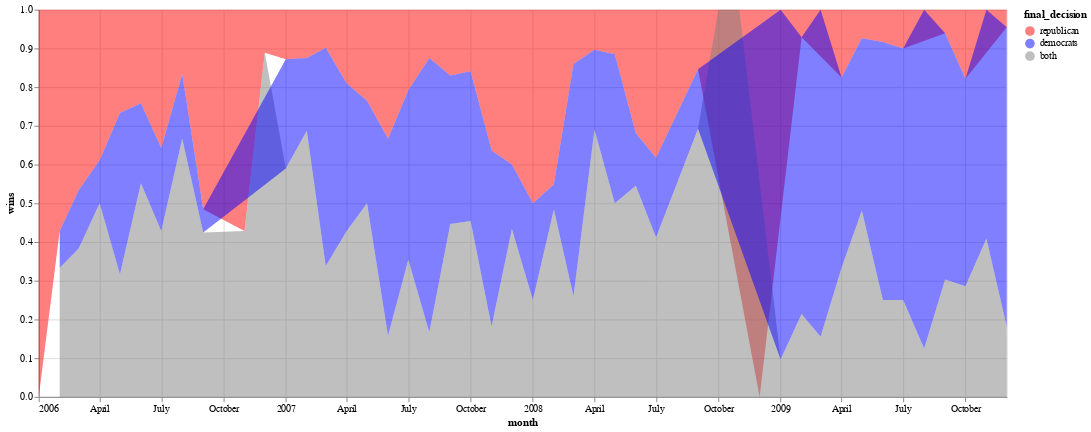

The code cell stored with this chart in its notebook:
### Code cell
d = pd.DataFrame(laws.groupby(['month', 'final_decision']).size()).reset_index().rename(columns={0: 'wins'})
counts = pd.DataFrame(laws.groupby(['month']).size()).reset_index().rename(columns={0: 'total'})
d = d.merge(counts)
d['wins'] = d['wins'] / d['total']

alt.Chart(d, width=1000, height=400).mark_area(opacity=0.5).encode(
    x="month:T",
    y="wins:Q",
    color=alt.Color("final_decision:N", 
                    scale=alt.Scale(domain=['republican', 'democrats', 'both'], 
                              range=[pal['republican'], pal['democrats'], 'grey'])))

### Figure 1 — Vega-Lite specification as saved in the notebook (floating-point values rounded to 4 significant figures)
{"$schema": "https://vega.github.io/schema/vega-lite/v2.6.0.json", "config": {"view": {"height": 300, "width": 400}}, "data": {"name": "data-8e842cef1cfb38c2d2d3eead0f323b35"}, "datasets": {"data-8e842cef1cfb38c2d2d3eead0f323b35": [{"final_decision": "republican", "month": "2006-01", "total": 2, "wins": 1}, {"final_decision": "both", "month": "2006-02", "total": 21, "wins": 0.3333}, {"final_decision": "democrats", "month": "2006-02", "total": 21, "wins": 0.09524}, {"final_decision": "republican", "month": "2006-02", "total": 21, "wins": 0.5714}, {"final_decision": "both", "month": "2006-03", "total": 60, "wins": 0.3833}, {"final_decision": "democrats", "month": "2006-03", "total": 60, "wins": 0.15}, {"final_decision": "republican", "month": "2006-03", "total": 60, "wins": 0.4667}, {"final_decision": "both", "month": "2006-04", "total": 18, "wins": 0.5}, {"final_decision": "democrats", "month": "2006-04", "total": 18, "wins": 0.1111}, {"final_decision": "republican", "month": "2006-04", "total": 18, "wins": 0.3889}, {"final_decision": "both", "month": "2006-05", "total": 60, "wins": 0.3167}, {"final_decision": "democrats", "month": "2006-05", "total": 60, "wins": 0.4167}, {"final_decision": "republican", "month": "2006-05", "total": 60, "wins": 0.2667}, {"final_decision": "both", "month": "2006-06", "total": 29, "wins": 0.5517}, {"final_decision": "democrats", "month": "2006-06", "total": 29, "wins": 0.2069}, {"final_decision": "republican", "month": "2006-06", "total": 29, "wins": 0.2414}, {"final_decision": "both", "month": "2006-07", "total": 28, "wins": 0.4286}, {"final_decision": "democrats", "month": "2006-07", "total": 28, "wins": 0.2143}, {"final_decision": "republican", "month": "2006-07", "total": 28, "wins": 0.3571}, {"final_decision": "both", "month": "2006-08", "total": 12, "wins": 0.6667}, {"final_decision": "democrats", "month": "2006-08", "total": 12, "wins": 0.1667}, {"final_decision": "republican", "month": "2006-08", "total": 12, "wins": 0.1667}, {"final_decision": "both", "month": "2006-09", "total": 33, "wins": 0.4242}, {"final_decision": "democrats", "month": "2006-09", "total": 33, "wins": 0.06061}, {"final_decision": "republican", "month": "2006-09", "total": 33, "wins": 0.5152}, {"final_decision": "both", "month": "2006-11", "total": 7, "wins": 0.4286}, {"final_decision": "republican", "month": "2006-11", "total": 7, "wins": 0.5714}, {"final_decision": "both", "month": "2006-12", "total": 9, "wins": 0.8889}, {"final_decision": "republican", "month": "2006-12", "total": 9, "wins": 0.1111}, {"final_decision": "both", "month": "2007-01", "total": 39, "wins": 0.5897}, {"final_decision": "democrats", "month": "2007-01", "total": 39, "wins": 0.2821}, {"final_decision": "republican", "month": "2007-01", "total": 39, "wins": 0.1282}, {"final_decision": "both", "month": "2007-02", "total": 16, "wins": 0.6875}, {"final_decision": "democrats", "month": "2007-02", "total": 16, "wins": 0.1875}, {"final_decision": "republican", "month": "2007-02", "total": 16, "wins": 0.125}, {"final_decision": "both", "month": "2007-03", "total": 71, "wins": 0.338}, {"final_decision": "democrats", "month": "2007-03", "total": 71, "wins": 0.5634}, {"final_decision": "republican", "month": "2007-03", "total": 71, "wins": 0.09859}, {"final_decision": "both", "month": "2007-04", "total": 21, "wins": 0.4286}, {"final_decision": "democrats", "month": "2007-04", "total": 21, "wins": 0.381}, {"final_decision": "republican", "month": "2007-04", "total": 21, "wins": 0.1905}, {"final_decision": "both", "month": "2007-05", "total": 34, "wins": 0.5}, {"final_decision": "democrats", "month": "2007-05", "total": 34, "wins": 0.2647}, {"final_decision": "republican", "month": "2007-05", "total": 34, "wins": 0.2353}, {"final_decision": "both", "month": "2007-06", "total": 57, "wins": 0.1579}, {"final_decision": "democrats", "month": "2007-06", "total": 57, "wins": 0.5088}, {"final_decision": "republican", "month": "2007-06", "total": 57, "wins": 0.3333}, {"final_decision": "both", "month": "2007-07", "total": 48, "wins": 0.3542}, {"final_decision": "democrats", "month": "2007-07", "total": 48, "wins": 0.4375}, {"final_decision": "republican", "month": "2007-07", "total": 48, "wins": 0.2083}, {"final_decision": "both", "month": "2007-08", "total": 24, "wins": 0.1667}, {"final_decision": "democrats", "month": "2007-08", "total": 24, "wins": 0.7083}, {"final_decision": "republican", "month": "2007-08", "total": 24, "wins": 0.125}, {"final_decision": "both", "month": "2007-09", "total": 47, "wins": 0.4468}, {"final_decision": "democrats", "month": "2007-09", "total": 47, "wins": 0.383}, {"final_decision": "republican", "month": "2007-09", "total": 47, "wins": 0.1702}, {"final_decision": "both", "month": "2007-10", "total": 44, "wins": 0.4545}, {"final_decision": "democrats", "month": "2007-10", "total": 44, "wins": 0.3864}, {"final_decision": "republican", "month": "2007-10", "total": 44, "wins": 0.1591}, {"final_decision": "both", "month": "2007-11", "total": 11, "wins": 0.1818}, {"final_decision": "democrats", "month": "2007-11", "total": 11, "wins": 0.4545}, {"final_decision": "republican", "month": "2007-11", "total": 11, "wins": 0.3636}, {"final_decision": "both", "month": "2007-12", "total": 30, "wins": 0.4333}, {"final_decision": "democrats", "month": "2007-12", "total": 30, "wins": 0.1667}, {"final_decision": "republican", "month": "2007-12", "total": 30, "wins": 0.4}, {"final_decision": "both", "month": "2008-01", "total": 4, "wins": 0.25}, {"final_decision": "democrats", "month": "2008-01", "total": 4, "wins": 0.25}, {"final_decision": "republican", "month": "2008-01", "total": 4, "wins": 0.5}, {"final_decision": "both", "month": "2008-02", "total": 31, "wins": 0.4839}, {"final_decision": "democrats", "month": "2008-02", "total": 31, "wins": 0.06452}, {"final_decision": "republican", "month": "2008-02", "total": 31, "wins": 0.4516}, {"final_decision": "both", "month": "2008-03", "total": 50, "wins": 0.26}, {"final_decision": "democrats", "month": "2008-03", "total": 50, "wins": 0.6}, {"final_decision": "republican", "month": "2008-03", "total": 50, "wins": 0.14}, {"final_decision": "both", "month": "2008-04", "total": 29, "wins": 0.6897}, {"final_decision": "democrats", "month": "2008-04", "total": 29, "wins": 0.2069}, {"final_decision": "republican", "month": "2008-04", "total": 29, "wins": 0.1034}, {"final_decision": "both", "month": "2008-05", "total": 26, "wins": 0.5}, {"final_decision": "democrats", "month": "2008-05", "total": 26, "wins": 0.3846}, {"final_decision": "republican", "month": "2008-05", "total": 26, "wins": 0.1154}, {"final_decision": "both", "month": "2008-06", "total": 22, "wins": 0.5455}, {"final_decision": "democrats", "month": "2008-06", "total": 22, "wins": 0.1364}, {"final_decision": "republican", "month": "2008-06", "total": 22, "wins": 0.3182}, {"final_decision": "both", "month": "2008-07", "total": 34, "wins": 0.4118}, {"final_decision": "democrats", "month": "2008-07", "total": 34, "wins": 0.2059}, {"final_decision": "republican", "month": "2008-07", "total": 34, "wins": 0.3824}, {"final_decision": "both", "month": "2008-09", "total": 13, "wins": 0.6923}, {"final_decision": "democrats", "month": "2008-09", "total": 13, "wins": 0.1538}, {"final_decision": "republican", "month": "2008-09", "total": 13, "wins": 0.1538}, {"final_decision": "both", "month": "2008-10", "total": 4, "wins": 1}, {"final_decision": "both", "month": "2008-11", "total": 1, "wins": 1}, {"final_decision": "republican", "month": "2008-12", "total": 1, "wins": 1}, {"final_decision": "both", "month": "2009-01", "total": 31, "wins": 0.09677}, {"final_decision": "democrats", "month": "2009-01", "total": 31, "wins": 0.9032}, {"final_decision": "both", "month": "2009-02", "total": 42, "wins": 0.2143}, {"final_decision": "democrats", "month": "2009-02", "total": 42, "wins": 0.7143}, {"final_decision": "republican", "month": "2009-02", "total": 42, "wins": 0.07143}, {"final_decision": "both", "month": "2009-03", "total": 45, "wins": 0.1556}, {"final_decision": "democrats", "month": "2009-03", "total": 45, "wins": 0.8444}, {"final_decision": "both", "month": "2009-04", "total": 57, "wins": 0.3333}, {"final_decision": "democrats", "month": "2009-04", "total": 57, "wins": 0.4912}, {"final_decision": "republican", "month": "2009-04", "total": 57, "wins": 0.1754}, {"final_decision": "both", "month": "2009-05", "total": 27, "wins": 0.4815}, {"final_decision": "democrats", "month": "2009-05", "total": 27, "wins": 0.4444}, {"final_decision": "republican", "month": "2009-05", "total": 27, "wins": 0.07407}, {"final_decision": "both", "month": "2009-06", "total": 12, "wins": 0.25}, {"final_decision": "democrats", "month": "2009-06", "total": 12, "wins": 0.6667}, {"final_decision": "republican", "month": "2009-06", "total": 12, "wins": 0.08333}, {"final_decision": "both", "month": "2009-07", "total": 40, "wins": 0.25}, {"final_decision": "democrats", "month": "2009-07", "total": 40, "wins": 0.65}, {"final_decision": "republican", "month": "2009-07", "total": 40, "wins": 0.1}, {"final_decision": "both", "month": "2009-08", "total": 16, "wins": 0.125}, {"final_decision": "democrats", "month": "2009-08", "total": 16, "wins": 0.875}, {"final_decision": "both", "month": "2009-09", "total": 33, "wins": 0.303}, {"final_decision": "democrats", "month": "2009-09", "total": 33, "wins": 0.6364}, {"final_decision": "republican", "month": "2009-09", "total": 33, "wins": 0.06061}, {"final_decision": "both", "month": "2009-10", "total": 28, "wins": 0.2857}, {"final_decision": "democrats", "month": "2009-10", "total": 28, "wins": 0.5357}, {"final_decision": "republican", "month": "2009-10", "total": 28, "wins": 0.1786}, {"final_decision": "both", "month": "2009-11", "total": 22, "wins": 0.4091}, {"final_decision": "democrats", "month": "2009-11", "total": 22, "wins": 0.5909}, {"final_decision": "both", "month": "2009-12", "total": 44, "wins": 0.1818}, {"final_decision": "democrats", "month": "2009-12", "total": 44, "wins": 0.7727}, {"final_decision": "republican", "month": "2009-12", "total": 44, "wins": 0.04545}]}, "encoding": {"color": {"field": "final_decision", "scale": {"domain": ["republican", "democrats", "both"], "range": ["#ff0000", "#0000ff", "grey"]}, "type": "nominal"}, "x": {"field": "month", "type": "temporal"}, "y": {"field": "wins", "type": "quantitative"}}, "height": 400, "mark": {"opacity": 0.5, "type": "area"}, "width": 1000}
